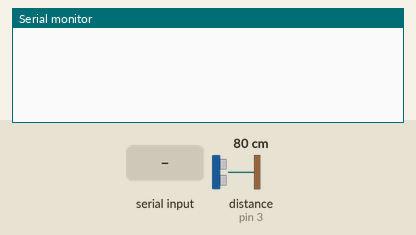
Bench run of a sketch on a simulated Arduino Uno, built with avr-gcc and run on an emulated ATmega328P. Parts: the last lines printed to the serial monitor. The test bench sets the inputs (shaded band); at power-on: distance to the obstacle (sensor on pin 3) 80 cm.

Above: at 1.2 s.
1.3 s: "1" received over Serial
At 2.0 s:
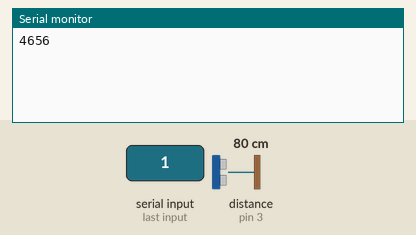
3.8 s: distance to the obstacle (sensor on pin 3) set to 2 cm
At 4.7 s:
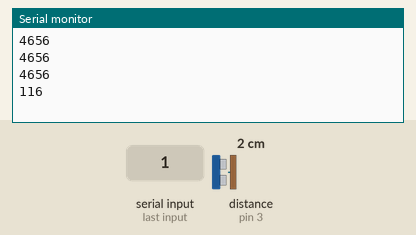
5.3 s: distance to the obstacle (sensor on pin 3) set to 4 cm
At 6.7 s:
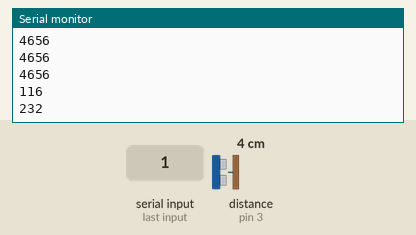
Timing chart, 0 to 8.3 s (numbered marks = the images above; inputs shaded):
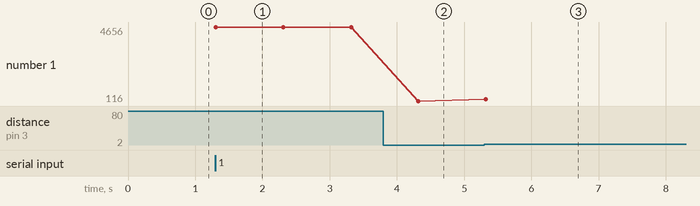

Measured:
- after the input at 1.3 s, the serial monitor: prints a new line at once (image 1)
- after the input at 3.8 s, the serial monitor: prints a new line after 0.52 s (image 2)
- after the input at 5.3 s, the serial monitor: prints a new line at once (image 3)
- plotted number 1: 4656 → 116 after the input at 3.8 s, 116 → 232 after the input at 5.3 s

The sketch:

Ultrassonic_Make_captures.ino
```cpp
#include <Ultrasonic.h>

//UltraSonicDistanceSensor distanceSensor(13, 12);  // Initialize sensor that uses digital pins 13 and 12.
Ultrasonic ultrasonic(3);

unsigned long pulseDuration = 0;
bool isEnabled = false;

void serial_flush(void) {
  while (Serial.available()) Serial.read();
}

void setup () {

  Serial.begin(9600);

}

void loop () {

  if (isEnabled)
  {
    for (int i = 0; i< 2; i++)
    {
        Serial.println("");
    }
    for (int i = 0; i < 5; i++)
    {
      // Note: The library was patched to change this functions scope from private to public
      pulseDuration = ultrasonic.timing();
      Serial.println(pulseDuration);
      delay(1000);
    }

    isEnabled = false;

  }
  else {
    while (Serial.available() == 0)
    {
    }
    serial_flush(); // Flush buffer
    isEnabled = true;

  }

}
```
